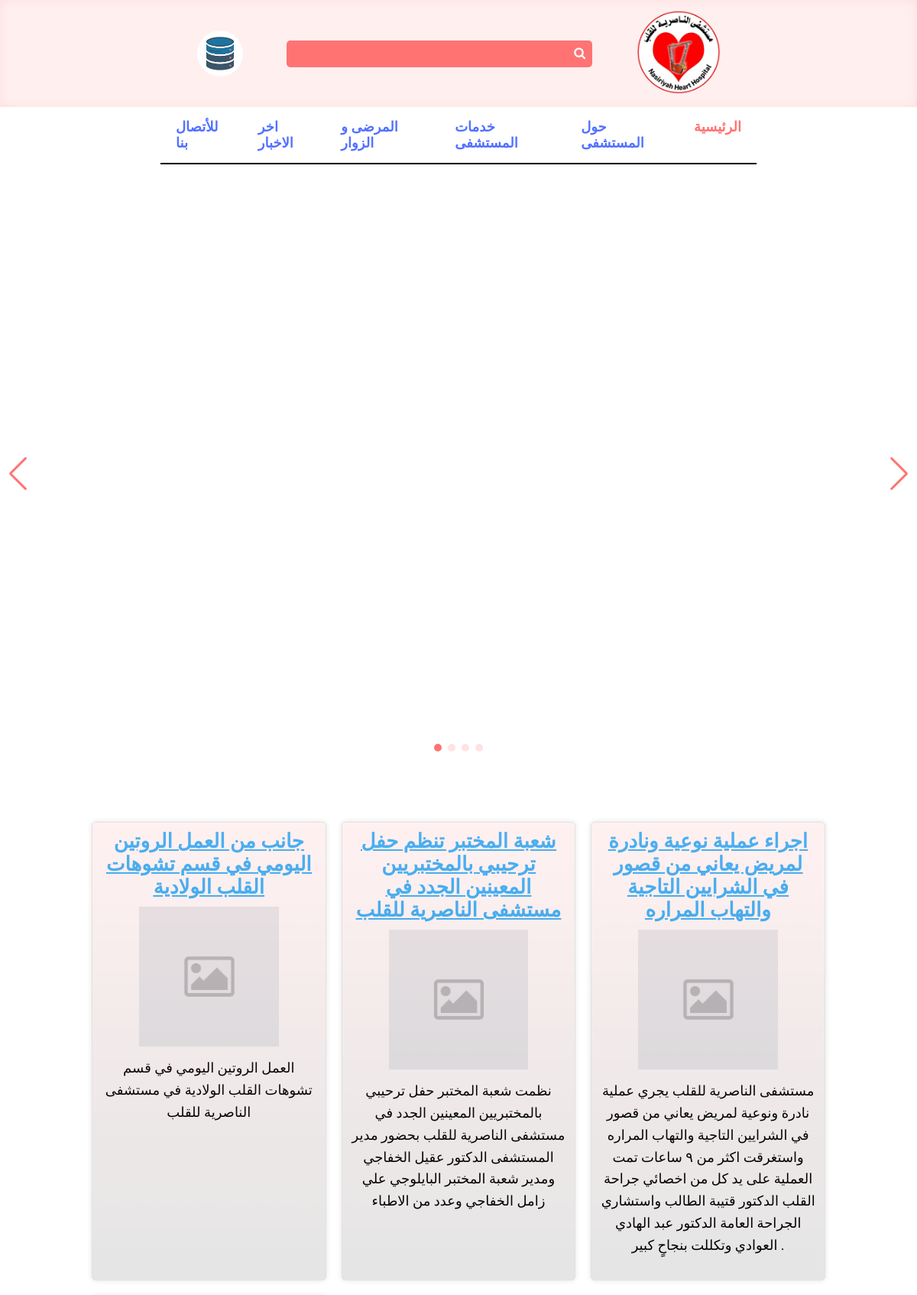
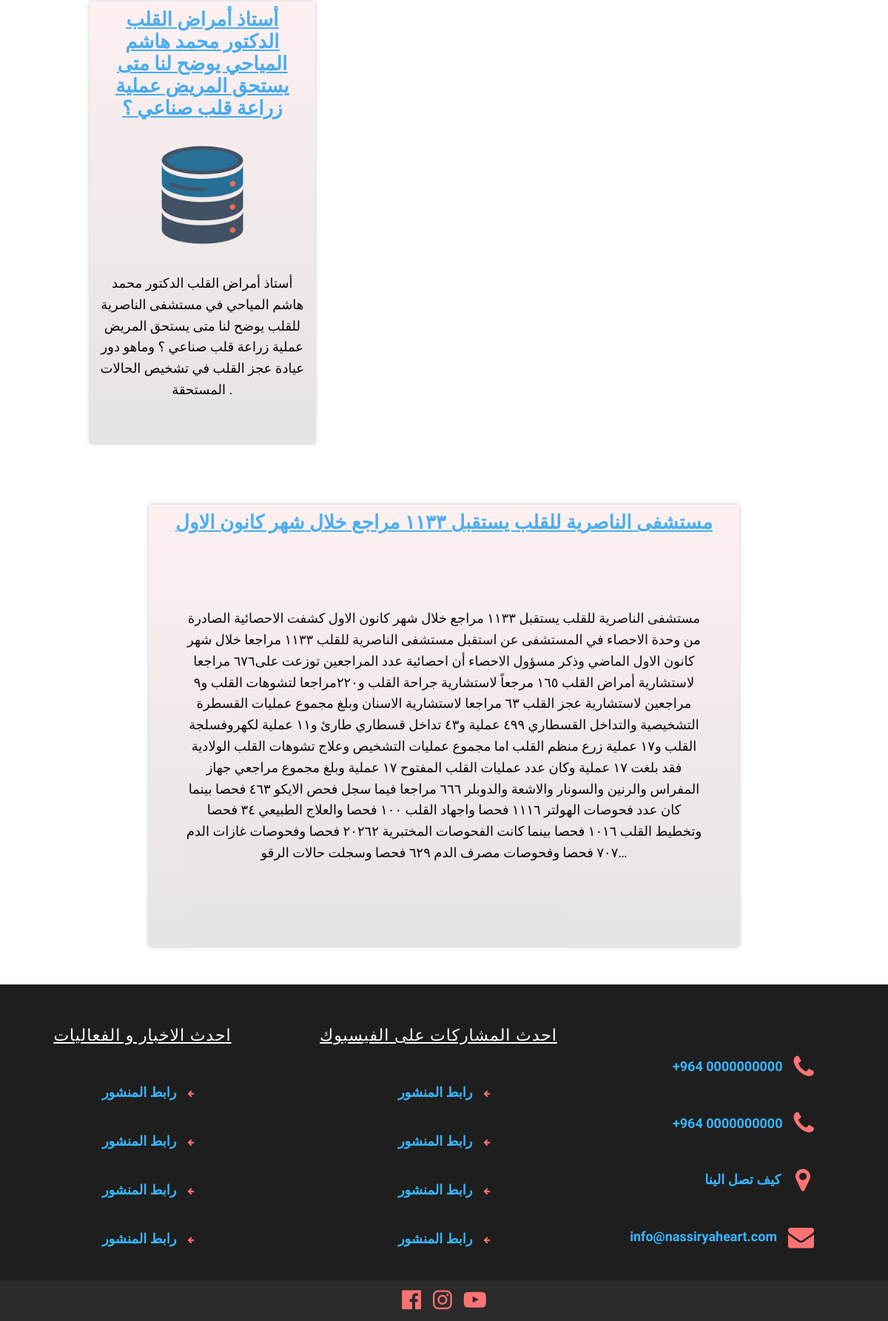
The app's page / (signed in) with its own data (2 pictures, top to bottom).
### mainapp/models.py (models this page shows, shortened)
class Profile(models.Model):
    user=models.OneToOneField( settings.AUTH_USER_MODEL,on_delete=models.CASCADE)
    image=models.ImageField(default="/default.jpg",upload_to="profile/%Y/%m/%d")
    phone_number = models.CharField(max_length=60,
                             null=True, blank=True)
    birthdate=models.DateField(blank=True,null=True)

class report(models.Model):
    title=models.CharField(max_length=250)
    report_content=models.TextField(default=" ")
    image=models.ImageField(upload_to="reports/%Y/%m/%d",null=True,blank=True)
    created=models.DateTimeField(auto_now=True,blank=True)

### mainapp/views.py (the view)
# urls.py: path("",views.main,name="main"),
def main(request):
    recent_reports=report.objects.order_by('-created')[1:7]
    first_report=report.objects.order_by('-created').first()
    context={
        "recent_reports":recent_reports,
        "first_report":first_report
    }
    return render(request,"htmlfiles/main.html",context=context)

### templates/htmlfiles/main.html (shortened to what this page needs)
{% extends 'base.html' %}
{% load static %}
{% block content %}
  <div class="image_slider">
    <div class="swiper">
        <div class="swiper-wrapper">
            <div class="swiper-slide"><img src="{% static 'source/images/Image_Editor(1).png' %}" alt=""></div>
        </div>
        <div class="swiper-pagination"></div>
        <div class="swiper-button-prev"></div>
        <div class="swiper-button-next"></div>
      </div>
</div>
<div class="grid_view">
    {% for item in recent_reports %}
  <div class="grid_view_item   item_image">
    <div class="over_effect"></div>
    <a href="/report/{{item.id}}/"><div class="title">{{item.title}}</div></a>
    {% if item.image %}
    <div class="content"><img src="{{item.image.url}}" onerror="this.onerror=null;this.src='/default-placeholder.png/'" alt=""></div>
    {% else %}
    <div class="content"><img  src="/default-placeholder.png/" alt=""></div>
  {% endif %}
    <div class="text">
        {% autoescape off %}
        {% if item.image %}
        {{item.report_content|truncatechars:255 }}
        {% else %}
        {{item.report_content|truncatechars:960 }}
        {% endif %}
{% endautoescape %}
    </div>
</div>
    {% endfor %}
</div>
<div class="center_item">
<div class="grid_view_item   item_card size_2">
    <div class="over_effect"></div>
    <a href="/report/{{first_report.id}}/"><div class="title">{{first_report.title}}</div></a>
    <div class="content">
        {% autoescape off %}
{{first_report.report_content|truncatechars:965}}
{% endautoescape %}
    </div>
</div>
</div>
{% endblock %}

### templates/base.html (shortened to what this page needs)
{% load static %}
<!DOCTYPE html>
<html lang="en">
<head>
    <link
    rel="stylesheet"
    href="https://cdn.jsdelivr.net/npm/swiper@11/swiper-bundle.min.css"
  />
    <link rel="stylesheet" href="https://cdnjs.cloudflare.com/ajax/libs/font-awesome/4.7.0/css/font-awesome.min.css">
    <link rel="stylesheet"   href="{% static 'css/normal.css' %}">
    <link rel="stylesheet"  href="{% static 'css/style.css' %}">
    <link rel="stylesheet"  href="{% static 'css/subjects.css' %}">
    <link rel="stylesheet"  href="{% static 'css/report.css' %}">
    <link rel="stylesheet"  href="{% static 'css/search.css' %}">
</head>
<body>
    <header class="navbar_header">
          <div class="arabic_english_container">
            {% if request.user.is_authenticated %}
                <div class="action">
                    <div class="profile" onclick="menuToggle();">
                      {% if user.profile.image %}
                      <img src="{{user.profile.image.url}}" onerror="this.onerror=null;this.src='/default.png/'" />
                      {% else %}
                      <img src="/default.jpg/" />
                      {% endif %}
                    </div>
                  </div>
            {% else %}
            <button class="arabic"><a href="{% url 'login' %}">دخول</a></button>
            <button class="english"><a href="{% url 'signup' %}">تسجيل</a></button>
            {% endif %}
        </div>
        <form class="search_form" method="GET"  action="/search_result/">
            <input  class="search_input" type="text" name="search"  >
            <button class="search_submit" type="submit"><i class="fa fa-search" aria-hidden="true"></i> </button>
        </form>
        <div class="logo_container">
            <img  class="logo_img" src="{% static 'source/images/MainLogo.png' %}" alt="logo">
        </div>
    </header>
<div class="second_navbar_container">
    <header class="second_navbar">
            <a class="subject" href="/" id="main">الرئيسية</a>
            <a class="subject" href="/about_hospital/">حول المستشفى</a>
            <a class="subject" href="/hospital_services/">خدمات المستشفى</a>
            <a class="subject" href="/patients_and_visitors/">المرضى و الزوار</a>
            <a class="subject" href="/reports/1/">اخر الاخبار</a>
            <a class="subject" href="/contact_info/">للأتصال بنا</a>
        </header>
    </div>
    {% block content %}
    {% endblock %}
    <div class="footer">
        <div class="part">
            <div class="part_item">
                <span id="part_two">احدث الاخبار و الفعاليات</span>
            </div>
            <div class="part_item news">
               <a href="{% url 'report' 1 %}"> <span>رابط المنشور</span></a>
                <i class="fa fa-arrow-left" aria-hidden="true"></i>
            </div>
            <div class="part_item news">
             <a href="{% url 'report' 2 %}"> <span>رابط المنشور</span></a>
                <i class="fa fa-arrow-left" aria-hidden="true"></i>
            </div>
            <div class="part_item news">
              <a href="{% url 'report' 2 %}">  <span> رابط المنشور</span></a>
                <i class="fa fa-arrow-left" aria-hidden="true"></i>
            </div>
            <div class="part_item news">
               <a href="{% url 'report' 4 %}"><span>رابط المنشور</span></a>
                <i class="fa fa-arrow-left" aria-hidden="true"></i>
            </div>
        </div>
        <div class="part">
            <div class="part_item">
                 <span id="part_two">احدث المشاركات على  الفيسبوك</span>
            </div>
            <div class="part_item news">
               <a href="https://fb.watch/rXO-4PC_m1/"><span>رابط المنشور</span></a>
                <i class="fa fa-arrow-left" aria-hidden="true"></i>
            </div>
            <div class="part_item news">
                <a href="https://www.facebook.com/NHCOH/posts/pfbid02D9YFFEDvdYqxpowC232cKgUX8dmVEMz8tn5scsYgaM6NLH7BfcDRDuvwGMSzgxDCl"><span>رابط المنشور</span></a>
                <i class="fa fa-arrow-left" aria-hidden="true"></i>
            </div>
            <div class="part_item news">
                <a href="https://fb.watch/rXP1V_XAU3/">  <span> رابط المنشور</span></a>
                <i class="fa fa-arrow-left" aria-hidden="true"></i>
            </div>
            <div class="part_item news">
                <a href="https://www.facebook.com/NHCOH/posts/pfbid02ERhAAqgtzgh5bSAdavmohriTV8ux4a4Z4kYJ2MNmz2dgg34DJZRoHYA7BgzYR8FPl"> <span>رابط المنشور</span></a>
                <i class="fa fa-arrow-left" aria-hidden="true"></i>
            </div>
        </div>
        <div class="part" id="info_part">
            <div class="part_item info" >
                <span>+964 0000000000</span>
                <i class="fa fa-phone" aria-hidden="true"></i>
            </div>
            <div class="part_item info">
                <span>+964 0000000000</span>
                <i class="fa fa-phone" aria-hidden="true"></i>
            </div>
            <div class="part_item info">
               <a href="https://www.google.com/maps/place/Nassiriya+Heart+Center/@31.080889,46.2476,10z/data=!4m6!3m5!1s0x3fddfce278fda60b:0x9e70920fe98fac40!8m2!3d31.0808892!4d46.2476004!16s%2Fm%2F012vtx21?hl=en-GB&entry=ttu"> <span> كيف تصل الينا</span> </a>
               <i class="fa fa-map-marker" aria-hidden="true"></i>
            </div>
            <div class="part_item info">
                <a href="mailto:info@nassiryaheart.com"> <span>info@nassiryaheart.com </span></a>
                <i class="fa fa-envelope" aria-hidden="true"></i>
            </div>
        </div>
    </div>
    <div class="social_media">
        <a class="social_media_icon" href="https://www.facebook.com/NHCOH">
            <i class="fa fa-facebook-official" aria-hidden="true"></i>
        </a>
        <a class="social_media_icon" href="https://www.instagram.com/nasiryahearthospital?utm_source=ig_web_button_share_sheet&igsh=OGQ5ZDc2ODk2ZA==">
            <i class="fa fa-instagram" aria-hidden="true"></i>
        </a>
        <a class="social_media_icon" href="https://www.youtube.com/@NasiryaHeartHospital">
            <i class="fa fa-youtube-play" aria-hidden="true"></i>
        </a>
    </div>
</body>
</html>

### static/css/normal.css (style rules this page uses)
html { line-height: 1.15; -webkit-text-size-adjust: 100%; }
body { margin: 0; }
a { background-color: transparent; }
img { border-style: none; }
button, input, optgroup, select, textarea { font-family: inherit; font-size: 100%; line-height: 1.15; margin: 0; }
button, input { overflow: visible; }
button, select { text-transform: none; }
button, [type="button"], [type="reset"], [type="submit"] { -webkit-appearance: button; }

### static/css/style.css (style rules this page uses)
* { box-sizing: border-box; font-family: "Almarai", sans-serif; font-optical-sizing: auto; font-weight:normal; font-style: normal; }
:root { --red:#ff7373; --light_red:#fda7a7; --blue:#38B6FF; --gray:#FFEFEF; --darker-blue:#5271FF; --light_blue:#b1e2ff; --time:0.3s; --mobile_size:480px; }
.fa-map-marker:before { content: "\f041"; margin: 5px; }
.navbar_header { height: 140px; background-color: #FFEFEF; display: flex; justify-content: space-evenly; align-items: center; padding: 0 200px; box-shadow: inset 0 0 14px #ff68691f; }
.search_form { position: relative; width:400px; }
.search_input { width:100%; height: 100%; padding: 8px 40px 8px 32px; border:none; border-radius: 5px; background-color: var(--red); color:white; outline: none; text-align: end; }
.search_submit { position:absolute; top:7px; right:3px; background:none; border:none; }
.search_submit > i { cursor: pointer; transition: var(--time); color:white; }
.logo_img { width:110px; }
.logo_container { cursor:pointer; }
.arabic_english_container { display: flex; position: relative; }
.second_navbar { display: flex; justify-content: center; flex-direction: row-reverse; border-bottom: 2px solid black; width: 65%; }
.subject { font-weight: 600; font-size: 18px; padding: 16px 20px; color:var(--darker-blue); border-bottom: 2px solid black; transition: var(--time); border:none; cursor: pointer; text-decoration: none; }
#main { color:var(--red); }
.second_navbar_container { display: flex; justify-content: center }
.image_slider { display: flex; justify-content: center; align-items: center; margin-top: 30px; }
.swiper { width:1200px; height: 750px; text-align: center; }
.swiper-button-prev { color:var(--red); }
.swiper-button-next { color:var(--red); }
.grid_view { display: grid; grid-template-columns: 1fr 1fr 1fr; margin: 80px 120px; column-gap: 20px; row-gap: 20px; }
.grid_view_item { box-shadow: 0 0 7px #0000001d; border-radius: 5px; border:1px solid #0000001d; height: 600px; text-align: center; transition: var(--time); position: relative; overflow: hidden; }
.title { margin:10px; font-weight: 900; font-size: 26px; text-decoration: underline; color:var(--blue) }
.content { width:100%; }
.item_image img { max-width: 60%; }
.item_image .text { padding: 10px; line-height:1.6; font-size: 18px; }
.over_effect { width:100%; height: 100%; background-color: black; background-image: linear-gradient(180deg, #ff7373, black); opacity: 0.1; position: absolute; transition: 0.25s; top:0px; left:0px; }
.item_card .content { padding: 30px 50px; font-size: 18px; margin: 70px 0; line-height:1.6; }
.center_item { display: flex; justify-content: center; margin: 50px; }
.size_2 { width:800px; }
.footer { display: flex; height: 400px; background-color: #1E1E1E; margin-top:25px; }
.part { flex-basis: 100%; display: flex; flex-direction: column; justify-content: space-evenly; align-items: center; }
.part_item { color:white; display: flex; align-items: center; }
.part_item span { margin-right: 15px; cursor: pointer; font-size: 18px; color:var(--blue); transition: 0.2s; font-weight: 600; }
.part_item a { text-decoration: none; }
.part_item i { color:var(--red); font-size: 35px; }
#part_two { text-align: end; padding: 10px; color:white; text-decoration: underline; font-size: 22px; letter-spacing: 1px; font-weight: normal; }
.news i { font-size: 10px; }
#info_part { align-items: flex-end; }
.info { margin-right: 100px ; }
.social_media { display: flex; justify-content: center; align-items: center; background-color: #2c2b2b; padding: 10px; }
.social_media_icon { color:var(--red); font-size: 30px; margin:0 8px; transition: var(--time); }
.action .profile { width: 60px; height: 60px; border-radius: 50%; overflow: hidden; cursor: pointer; }
.action .profile img { width: 100%; height: 100%; object-fit: cover; }

### static/css/subjects.css (style rules this page uses)
:root { --red:#ff7373; --light_red:#fda7a7; --blue:#38B6FF; --gray:#FFEFEF; --darker-blue:#5271FF; --light_blue:#b1e2ff; --time:0.3s; }

### records on screen
report: title "جانب من العمل الروتين اليومي في قسم تشوهات القلب الولادية", report_content "العمل الروتين اليومي في قسم تشوهات القلب الولادية في مستشفى الناصرية للقلب"
report: title "شعبة المختبر تنظم حفل ترحيبي بالمختبريين المعينين الجدد في مستشفى الناصرية للقلب", report_content "نظمت شعبة المختبر حفل ترحيبي بالمختبريين المعينين الجدد في مستشفى الناصرية للقلب بحضور مدير المستشفى الدكتور عقيل الخفاجي ومدير شعبة المختبر البايلوجي علي زامل الخفاجي وعدد من الاطباء"
report: title "اجراء عملية نوعية ونادرة لمريض يعاني من قصور في الشرايين التاجية والتهاب المراره", report_content "مستشفى الناصرية للقلب يجري عملية نادرة ونوعية لمريض يعاني من قصور في الشرايين التاجية والتهاب المراره واستغرقت اكثر من ٩ ساعات تمت العملية على يد كل من اخصائي جراحة القلب الدكتور قتيبة الطالب واستشاري الجراحة العامة الدكتور عبد الهادي العوادي وتكللت بنجاحٍ كبير ."
report: title "أستاذ أمراض القلب الدكتور محمد هاشم المياحي يوضح لنا متى يستحق المريض عملية زراعة قلب صناعي ؟", image (picture), report_content "أستاذ أمراض القلب الدكتور محمد هاشم المياحي في مستشفى الناصرية للقلب يوضح لنا متى يستحق المريض عملية زراعة قلب صناعي ؟ وماهو دور عيادة عجز القلب في تشخيص الحالات المستحقة ."
report: title "مستشفى الناصرية للقلب يستقبل ١١٣٣ مراجع خلال شهر كانون الاول", report_content "مستشفى الناصرية للقلب يستقبل ١١٣٣ مراجع خلال شهر كانون الاول كشفت الاحصائية الصادرة من وحدة الاحصاء في المستشفى عن استقبل مستشفى الناصرية للقلب ١١٣٣ مراجعا خلال شهر كانون الاول الماضي وذكر مسؤول الاحصاء أن احصائية عدد المراجعين توزعت على٦٧٦ مراجعا لاستشارية أمراض القلب ١٦٥ مرجعاً لاستشارية جراحة القلب و٢٢٠مراجعا لتشوهات القلب و٩ مراجعين لاستشارية عجز القلب ٦٣ مراجعا لاستشارية الاسنان وبلغ مجموع عمليات القسطرة التشخيصية والتداخل القسطاري ٤٩٩ عملية و٤٣ تداخل قسطاري طارئ و١١ عملية لكهروفسلجة القلب و١٧ عملية زرع منظم القلب اما مجموع عمليات التشخيص وعلاج تشوهات القلب الولادية فقد بلغت ١٧ عملية وكان عدد عمليات القلب المفتوح ١٧ عملية وبلغ مجموع مراجعي جهاز المفراس والرنين والسونار والاشعة والدوبلر…"
